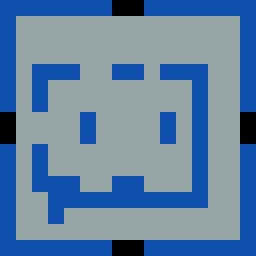

Rendered tile map (Tiled .tmx) drawn with the repository's tilesets; below, a short description and the map source with its tile grids summarised:
An orthogonal 16x16 tile map with 16x16 px tiles, 2 tile layers (Tile Layer 1, CollisionTiles) and 26 objects.

<map version="1.0" orientation="orthogonal" renderorder="right-down" width="16" height="16" tilewidth="16" tileheight="16" nextobjectid="121">
 <tileset firstgid="1" name="TiledSheet" tilewidth="16" tileheight="16">
  <image source="../TiledSheet.png" width="32" height="32" />
 </tileset>
 <layer name="Tile Layer 1" width="16" height="16">
  <data>[256 cells, 165 non-empty, 2 distinct tile ids]</data>
 </layer>
 <layer name="CollisionTiles" width="16" height="16">
  <data>[256 cells, 91 non-empty, 1 distinct tile ids]</data>
 </layer>
 <objectgroup color="#0000ff" name="PointLights">
  <object id="83" x="48" y="80" width="32" height="32">
   <ellipse />
  </object>
  <object id="84" x="160" y="80" width="32" height="32">
   <ellipse />
  </object>
  <object id="86" x="160" y="160" width="32" height="32">
   <ellipse />
  </object>
  <object id="87" x="48" y="144" width="32" height="32">
   <ellipse />
  </object>
  <object id="100" x="16" y="16" width="32" height="32">
   <ellipse />
  </object>
  <object id="101" x="208" y="16" width="32" height="32">
   <ellipse />
  </object>
  <object id="102" x="208" y="208" width="32" height="32">
   <ellipse />
  </object>
  <object id="103" x="16" y="208" width="32" height="32">
   <ellipse />
  </object>
  <object id="104" x="112" y="0" width="32" height="16">
   <ellipse />
  </object>
  <object id="105" x="0" y="112" width="16" height="32">
   <ellipse />
  </object>
  <object id="106" x="240" y="112" width="16" height="32">
   <ellipse />
  </object>
  <object id="107" x="112" y="240" width="32" height="16">
   <ellipse />
  </object>
 </objectgroup>
 <objectgroup color="#ff0000" name="Collision">
  <object id="75" x="16" y="112">
   <polyline points="0,0 0,-96 96,-96 96,-112 128,-112 128,-96 224,-96 224,0 240,0 240,32 224,32 224,128 128,128 128,144 96,144 96,128 0,128 0,32 -16,32 -16,0 0,0" />
  </object>
  <object id="76" x="32" y="112">
   <polyline points="0,0 0,-48 48,-48 48,-32 16,-32 16,0 0,0" />
  </object>
  <object id="77" x="112" y="64">
   <polyline points="0,0 32,0 32,16 0,16 0,0" />
  </object>
  <object id="78" x="160" y="64">
   <polyline points="0,0 48,0 48,144 -96,144 -96,160 -112,160 -112,128 -128,128 -128,80 -112,80 -112,112 -80,112 -80,128 -48,128 -48,112 -16,112 -16,128 32,128 32,16 0,16 0,0" />
  </object>
  <object id="79" x="80" y="112" width="16" height="32" />
  <object id="81" x="160" y="112" width="16" height="32" />
 </objectgroup>
 <objectgroup color="#ffff00" name="EnemySpawnPoints">
  <object id="112" x="129" y="95.5">
   <ellipse />
  </object>
  <object id="113" x="129" y="161">
   <ellipse />
  </object>
  <object id="114" x="68" y="126.5">
   <ellipse />
  </object>
  <object id="115" x="200" y="51">
   <ellipse />
  </object>
  <object id="117" x="45.5" y="52.5">
   <ellipse />
  </object>
  <object id="118" x="204" y="219">
   <ellipse />
  </object>
  <object id="119" x="93.5" y="179.5">
   <ellipse />
  </object>
  <object id="120" x="35" y="203.5">
   <ellipse />
  </object>
 </objectgroup>
</map>